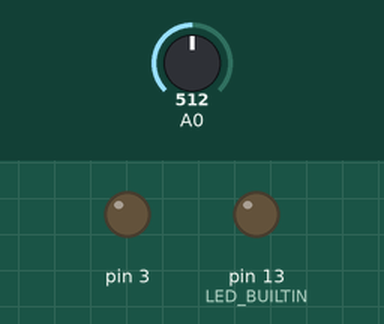
Simulated run of this sketch. Board: Arduino Uno, built with avr-gcc and run on an emulated ATmega328P. Parts: output pins drawn as LEDs (lit = HIGH). Inputs (shaded band) come from the test bench; at power-on: A0 = 512. What the sketch prints to the serial monitor is not drawn.

Above: at 1.2 s.
1.3 s: A0 set to 175
2.8 s: A0 set to 154
At 4.0 s:
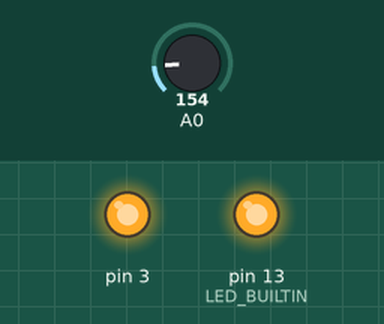
4.3 s: A0 set to 306
At 5.3 s:
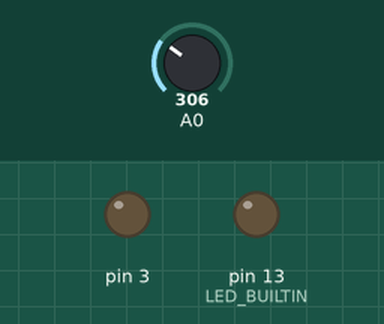
5.8 s: A0 set to 122
At 6.4 s:
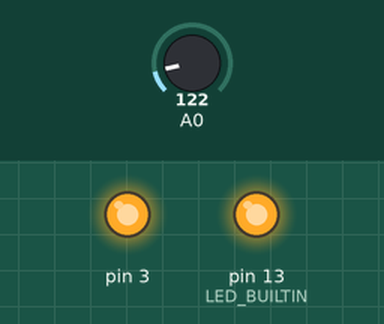
Timing chart, 0 to 8.3 s (numbered marks = the images above; inputs shaded):
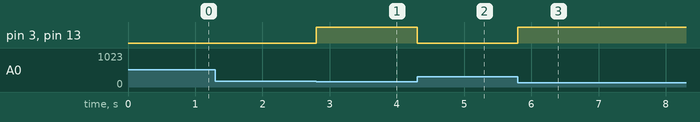

The sketch:

jedan-par.ino
```cpp
#define MAX_VOLTAGE 5.0

void setup() {
  // Serial Monitor setup (for printing)
  Serial.begin(9600);
  Serial.println("------------");

  // LED setup
  pinMode(LED_BUILTIN, OUTPUT);
}

void loop() {
  // Read form analog input
  int sensorValue = analogRead(A0);

  // Calculate the voltage
  float voltage = sensorValue * (MAX_VOLTAGE / 1023.0);

  /*
    Printing functions are often very slow,
    so we don't print to have perfect timing
    */

  // Serial.println((String)"V_out: " + voltage);

  // LED and MOSFET controls
  if (voltage > 0.8) {
    digitalWrite(LED_BUILTIN, LOW);
    analogWrite(3, 0);
  } else {
    digitalWrite(LED_BUILTIN, HIGH);
    analogWrite(3, 255);
  }
}
```

Measured:
- the behaviour switches between 164 and 163 on A0 (found by bisection; images 0 and 1)
- after the input at 1.3 s, every drawn part: stays the same
- after the input at 2.8 s, pin 3, pin 13 (LED_BUILTIN): LOW → HIGH at once
- after the input at 4.3 s, pin 3, pin 13 (LED_BUILTIN): HIGH → LOW at once
- after the input at 5.8 s, pin 3, pin 13 (LED_BUILTIN): LOW → HIGH at once
